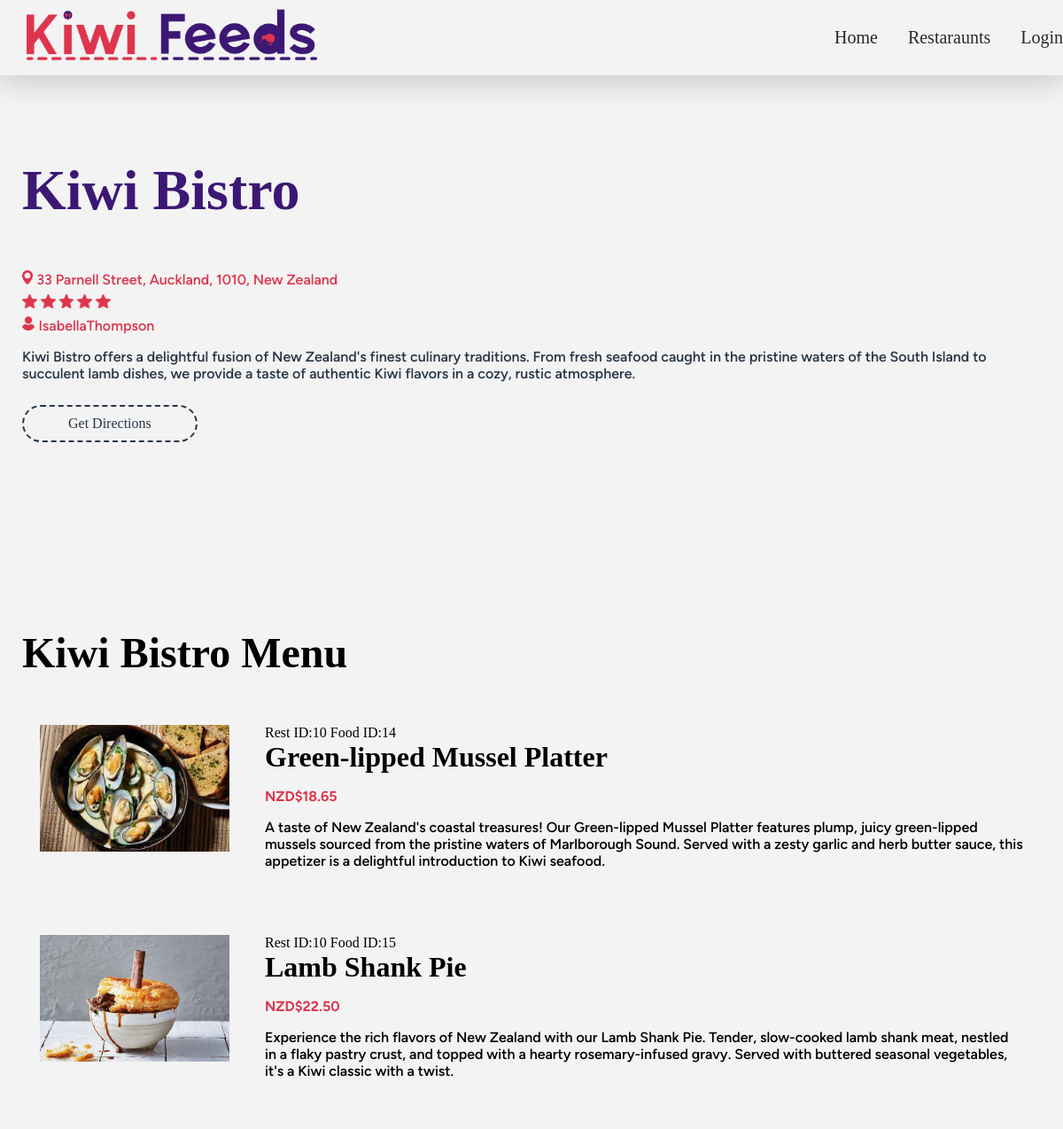
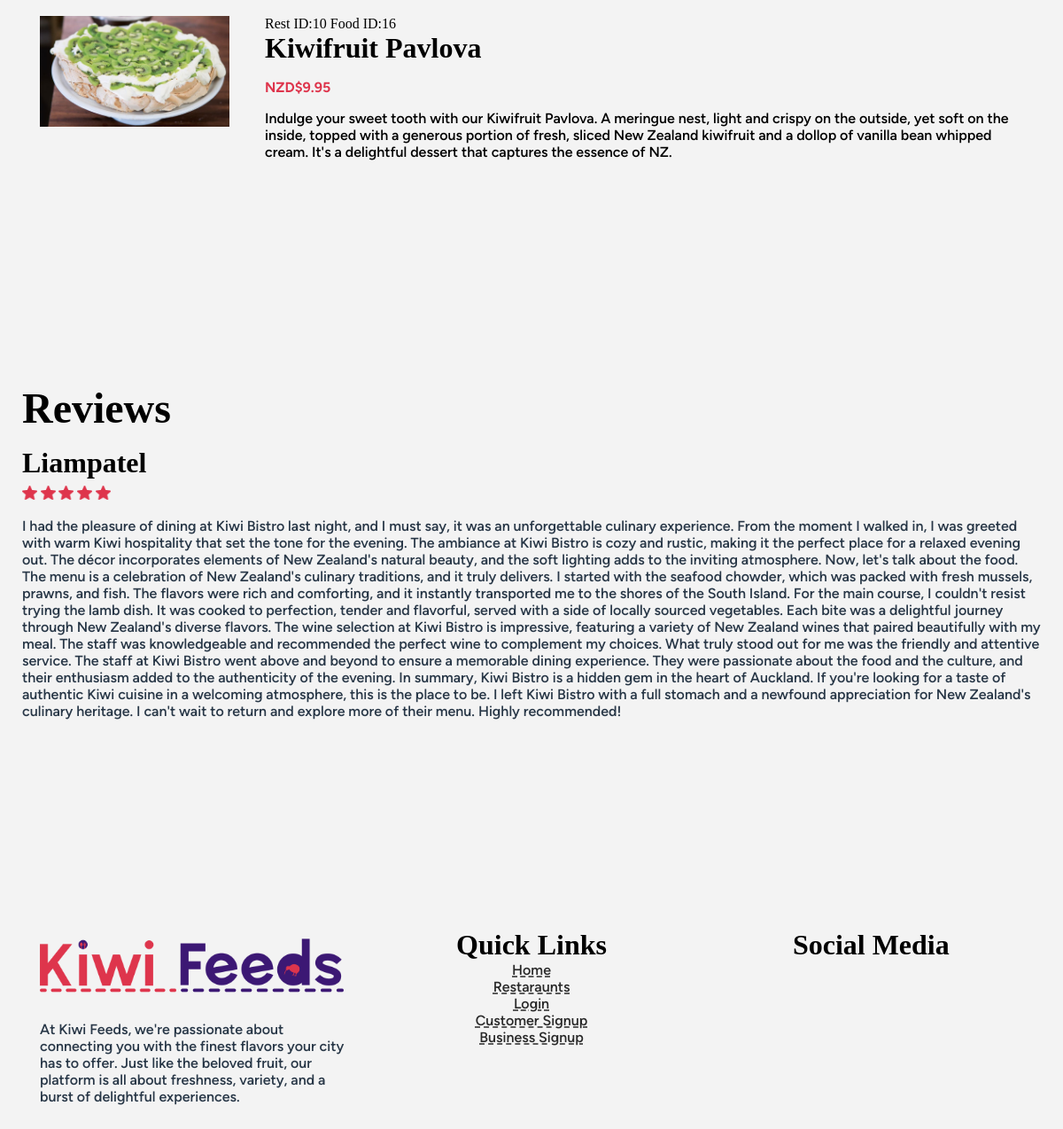
/restaurants/10/, run on the app's committed database (2 pictures, top to bottom).
### app_restaurants/models.py (models this page shows, shortened)
class Restaurant(models.Model):
    restaurant_name = models.CharField(max_length=255)
    restaurant_description = models.CharField(max_length=255)
    restaurant_location = models.CharField(max_length=255)
    restaurant_owner = models.ForeignKey('app_user.UserProfile',on_delete=models.PROTECT, related_name='restaurant_owner_user',null=True,blank=True)

### app_user/models.py (models this page shows, shortened)
class UserProfile(models.Model):
    this_user = models.OneToOneField(User, on_delete=models.PROTECT ,verbose_name='User')
    profile_picture = models.ImageField(
        default='/profile_pics/temp_pfp_placeholder_REPLACE_LATER.avif',
        upload_to=generate_image_path,
        height_field=None,
        width_field=None
    )
    phone_number = PhoneNumberField()
    address = models.CharField(max_length=1000)
    def __str__(self):
        return f'{self.this_user.username} '

### app_food/models.py (models this page shows, shortened)
class Food(models.Model):
    name = models.CharField(max_length=255)
    description = models.CharField(max_length=300)
    food_price = models.DecimalField(max_digits=5, decimal_places=2)
    restaurant = models.ForeignKey('app_restaurants.Restaurant', on_delete=models.PROTECT,related_name='food')
    food_picture = models.ImageField(
        upload_to=get_food_image_upload_path,
        height_field=None,
        width_field=None
    )

### app_reviews/models.py (models this page shows, shortened)
class Review(models.Model):
   ONE_TO_FIVE_STAR_RATING_CHOICES = (
    (1, '1'),
    (2, '2'),
    (3, '3'),
    (4, '4'),
    (5, '5'),
   )
   user = models.ForeignKey('app_user.UserProfile', on_delete=models.PROTECT,related_name='reviews' )
   restaurant = models.ForeignKey('app_restaurants.Restaurant', on_delete=models.PROTECT,related_name='reviews')
   rating = models.IntegerField(choices=ONE_TO_FIVE_STAR_RATING_CHOICES)
   comment = models.TextField()

### app_restaurants/views.py (the view)
# urls.py: path("<int:restaurant_id>/", restaurant_details, name="restaurant-details"),
def restaurant_details(request, restaurant_id):
    restaurant = get_object_or_404(Restaurant, pk=restaurant_id)
    reviews = restaurant.reviews.all()
    overall_rating = Review.objects.filter(restaurant=restaurant).aggregate(Avg('rating'))['rating__avg']
    foods=restaurant.food.all()
    is_favorite = False
    if request.user.is_authenticated:
        user_profile = request.user.userprofile
        is_favorite = Favorites.objects.filter(user=user_profile, restaurant=restaurant).exists()
    context = {
        "restaurant": restaurant,
        "reviews": reviews,  # Pass the reviews queryset to the context
         'is_favorite': is_favorite,
         'overall_rating': overall_rating,
         'foods':foods
    }
    return render(request, 'app_restaurants/restaurant_details.html', context)

### app_user/templatetags/custom_tags.py (called while the page is built)
@register.filter(name='user_belongs_to_group')
def user_belongs_to_group(user, group_name):
    return user.groups.filter(name=group_name).exists()

### templates/app_restaurants/restaurant_details.html (shortened to what this page needs)
{% extends 'base/base.html' %}
{% load static%}
{% load custom_tags %}
{% block content %}
<section>
    <h1 class="r-title">{{restaurant.restaurant_name}}</h1>
    <div class="info-wrap-details">
        <div class="res-details-wrap">
            <div class="icon-text-wrap">
                <img class="icon" src="{% static 'images/icons/location-pin.png' %}">
                <a class="r-info-text">{{restaurant.restaurant_location}}</a>
            </div>
            <div class="icon-text-wrap">
                {% if reviews %}
                    <div class="rating-wrap">
                        {% for _ in "x"|ljust:overall_rating %}
                            <img class="icon" src="{% static 'images/icons/star.png' %}">
                        {% endfor %}
                    </div>
                {% endif %}
            </div>
            <div class="icon-text-wrap">
                <img class="icon" src="{% static 'images/icons/owner.png' %}">
                <a class="r-info-text">{{restaurant.restaurant_owner}}</a>
            </div>
        </div>
    </div>
    <p class="text">{{restaurant.restaurant_description}}</p>
    <div class="button-wrap">
        <a href="https://www.google.com/maps/place/{{restaurant.restaurant_location}}" target="_blank"class="btn btn-dark">Get Directions</a>
    </div>
</section>
<section>
    <h2>{{restaurant.restaurant_name}} Menu</h2>
    <ul>
      {% for food_item in foods %}
      <br>
      <div class='col-wrap'>
        <div class='col-20'>
            <img class="small-img" src="{{food_item.food_picture.url}}">
        </div>
        <div class='col-80'>
            Rest ID:{{food_item.restaurant.id }}
            Food ID:{{food_item.id}}
              <h3>{{ food_item.name }}</h3>
              <p class="item-price">NZD${{ food_item.food_price }}</p>
              <p>{{ food_item.description }} </p>
        </div>
    </div>
      {% empty %}
        <li>No food items added yet.</li>
      {% endfor %}
    </ul>
</section>
<section>
    <h2>Reviews</h2>
    <ul>
        {% for review in reviews %}
            <ul>
                <div class="reviews-wrap">
                    <li>
                        <h3 class="rev-name">{{ review.user.this_user.username|title }}</h3>
                        <div class="rating-wrap">
                            {% for _ in "x"|ljust:review.rating %}
                                <img class="icon" src="{% static 'images/icons/star.png' %}">
                            {% endfor %}
                        </div>
                        <p class="review-text text">{{ review.comment }}</p>
                    </li>
                </div>
            </ul>
        {% empty %}
            <p>No reviews available for this restaurant.</p>
        {% endfor %}
    </ul>
</section>
{% endblock %}

### static/styles/styles.css (style rules this page uses)
:root { --c-red: #DE354C; --c-dark-red: #932432; --c-blue: #3C1874; --c-dark-blue: #283747; --c-black: #292929; --c-white: #F3F3F3; --t-heading: "wavehaus"; --t-paragraph: "oak sans"; }
ul { list-style-type: none; }
body { background-color: #F3F3F3; margin: 0px; }
section { max-width: 1440px; margin-right: auto; margin-left: auto; padding-top: 125px; padding-bottom: 75px; padding-left: 25px; padding-right: 25px; }
.col-wrap { display: flex; }
.col-20 { padding: 20px; width: 20%; }
.col-80 { padding: 20px; width: 80%; }
ul { padding: 0px; }
h1,h2,h3,h4,h5 { font-family: 'wavehaus'; }
h1 { font-size: 4em; }
h2 { font-size: 3em; margin-block-start: 0em; margin-block-end: 0em; }
h3 { font-size: 2em ; margin-block-start: 0em; margin-block-end: 0em; }
p,a,li { font-family: 'oak sans'; font-weight: 500; }
.text { color: var(--c-dark-blue); }
.btn { display: inline-block; font-family: 'wavehaus'; margin-top: 10px; margin-bottom: 10px; margin-right: 10px; font-size: 1em; border: dashed 2px; border-radius: 90px; padding: 10px 50px 10px 50px; transition: .1s; text-decoration: none; }
.btn-dark { border-color: var(--c-dark-blue); color: var(--c-dark-blue); }
.r-info-text { color: var(--c-red); margin-right: 20px; }
.icon { max-height: 16px; }
.r-title { color: var(--c-blue); }
.info-wrap-details { display: block; }
.rating-wrap { margin-top: 7px; margin-bottom: 5px; }
.res-details-wrap { margin-top: 20px; }
.small-img { max-width: 100%; }
.item-price { font-weight: 600; color: var(--c-red); }

### data on the page
Restaurant: restaurant_name "Kiwi Bistro", restaurant_location "33 Parnell Street, Auckland, 1010, New Zealand", restaurant_owner "IsabellaThompson", restaurant_description "Kiwi Bistro offers a delightful fusion of New Zealand's finest culinary traditions. From fresh seafood caught in the pristine waters of the South Island to succulent lamb dishes, we provide a taste of authentic Kiwi flavors in a cozy, rustic atmosphere."
Food: food_picture (picture), restaurant.id "10", id "14", name "Green-lipped Mussel Platter", food_price "18.65", description "A taste of New Zealand's coastal treasures! Our Green-lipped Mussel Platter features plump, juicy green-lipped mussels sourced from the pristine waters of Marlborough Sound. Served with a zesty garlic and herb butter sauce, this appetizer is a delightful introduction to Kiwi seafood."
Food: food_picture (picture), restaurant.id "10", id "15", name "Lamb Shank Pie", food_price "22.50", description "Experience the rich flavors of New Zealand with our Lamb Shank Pie. Tender, slow-cooked lamb shank meat, nestled in a flaky pastry crust, and topped with a hearty rosemary-infused gravy. Served with buttered seasonal vegetables, it's a Kiwi classic with a twist."
Food: food_picture (picture), restaurant.id "10", id "16", name "Kiwifruit Pavlova", food_price "9.95", description "Indulge your sweet tooth with our Kiwifruit Pavlova. A meringue nest, light and crispy on the outside, yet soft on the inside, topped with a generous portion of fresh, sliced New Zealand kiwifruit and a dollop of vanilla bean whipped cream. It's a delightful dessert that captures the essence of NZ."
Review: user.this_user.username "Liampatel", rating 5 (drawn), comment "I had the pleasure of dining at Kiwi Bistro last night, and I must say, it was an unforgettable culinary experience. From the moment I walked in, I was greeted with warm Kiwi hospitality that set the tone for the evening. The ambiance at Kiwi Bistro is cozy and rustic, making it the perfect place for a relaxed evening out. The décor incorporates elements of New Zealand's natural beauty, and the soft lighting adds to the inviting atmosphere. Now, let's talk about the food. The menu is a celebration of New Zealand's culinary traditions, and it truly delivers. I started with the seafood chowder, which was packed with fresh mussels, prawns, and fish. The flavors were rich and comforting, and it…"
